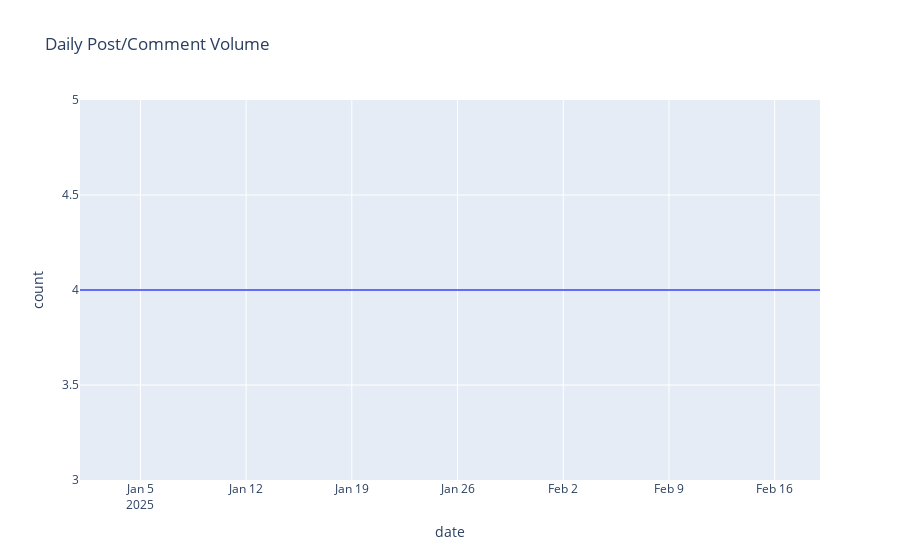

This figure's notebook cell:
### Code cell
# Posts over time
if 'created_utc' in df.columns:
    df['created_utc'] = pd.to_datetime(df['created_utc'], utc=True, errors='coerce')
    df['date'] = df['created_utc'].dt.date
    daily = df.groupby('date').size().reset_index(name='count')

    fig = px.line(daily, x='date', y='count', title='Daily Post/Comment Volume')
    fig.show()

### Figure 1 — Plotly figure (JSON) as saved in the notebook; plotly's stock layout.template omitted (floating-point values rounded to 4 significant figures)
{"data": [{"hovertemplate": "date=%{x}<br>count=%{y}<extra></extra>", "legendgroup": "", "line": {"color": "#636efa", "dash": "solid"}, "marker": {"symbol": "circle"}, "mode": "lines", "name": "", "orientation": "v", "showlegend": false, "type": "scatter", "x": ["2025-01-01", "2025-01-02", "2025-01-03", "2025-01-04", "2025-01-05", "2025-01-06", "2025-01-07", "2025-01-08", "2025-01-09", "2025-01-10", "2025-01-11", "2025-01-12", "2025-01-13", "2025-01-14", "2025-01-15", "2025-01-16", "2025-01-17", "2025-01-18", "2025-01-19", "2025-01-20", "2025-01-21", "2025-01-22", "2025-01-23", "2025-01-24", "2025-01-25", "2025-01-26", "2025-01-27", "2025-01-28", "2025-01-29", "2025-01-30", "2025-01-31", "2025-02-01", "2025-02-02", "2025-02-03", "2025-02-04", "2025-02-05", "2025-02-06", "2025-02-07", "2025-02-08", "2025-02-09", "2025-02-10", "2025-02-11", "2025-02-12", "2025-02-13", "2025-02-14", "2025-02-15", "2025-02-16", "2025-02-17", "2025-02-18", "2025-02-19"], "xaxis": "x", "y": [4, 4, 4, 4, 4, 4, 4, 4, 4, 4, 4, 4, 4, 4, 4, 4, 4, 4, 4, 4, 4, 4, 4, 4, 4, 4, 4, 4, 4, 4, 4, 4, 4, 4, 4, 4, 4, 4, 4, 4, 4, 4, 4, 4, 4, 4, 4, 4, 4, 4], "yaxis": "y"}], "layout": {"legend": {"tracegroupgap": 0}, "title": {"text": "Daily Post/Comment Volume"}, "xaxis": {"anchor": "y", "domain": [0.0, 1.0], "title": {"text": "date"}}, "yaxis": {"anchor": "x", "domain": [0.0, 1.0], "title": {"text": "count"}}}}
